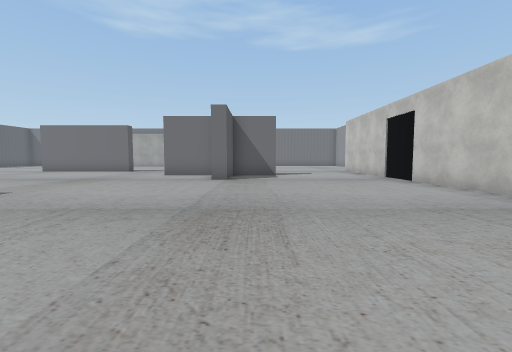
view 1 (above)

18 first-person views from a walk through a scene from a Unity 3-D project. The camera is 1.4 m above the floor, tilts 4° down and sees 90° across. The floor is counted in squares, 2 m on a side. Each view is taken from the middle of a square. On the plan, view 1 faces up. The plan holds only what a view shows up to about 9 squares ahead; the rest is blank. The place goes on beyond the plan. The player is left out. Some animated figures are left out. Some surface patterns are stand-ins.

view 2
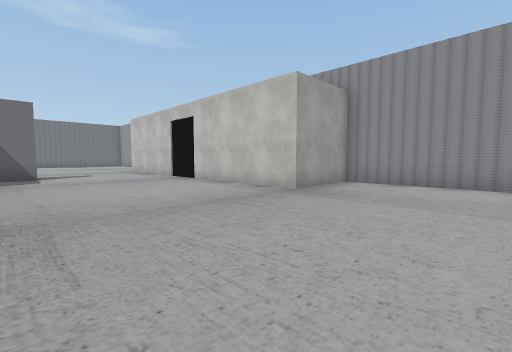

view 3
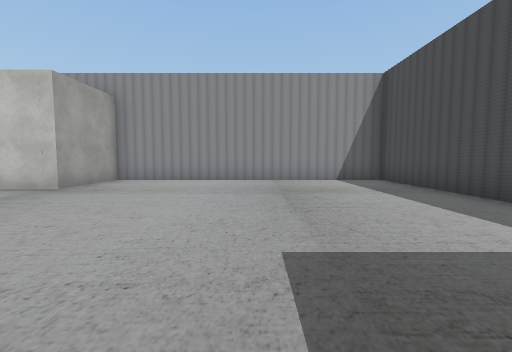

view 4
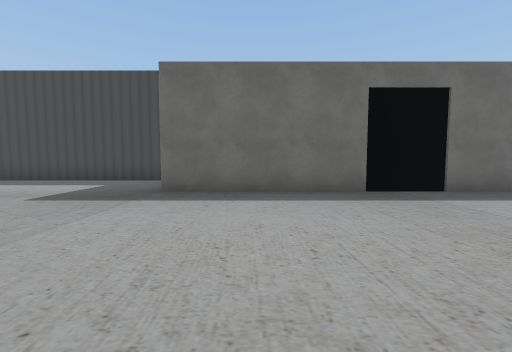

view 5
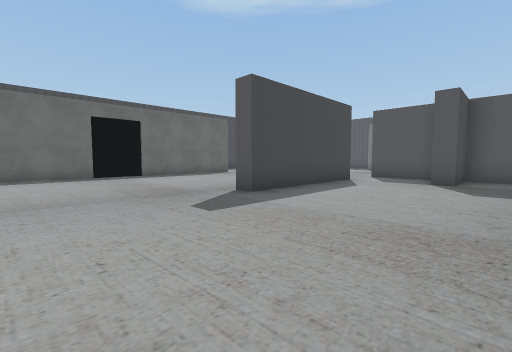

view 6
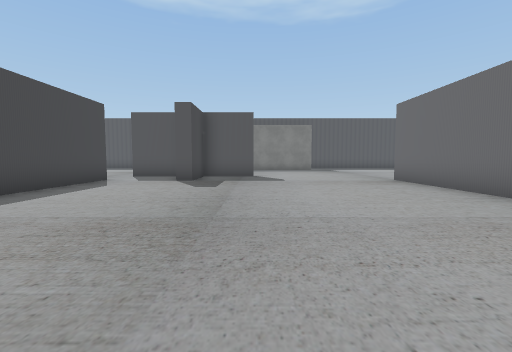

view 7
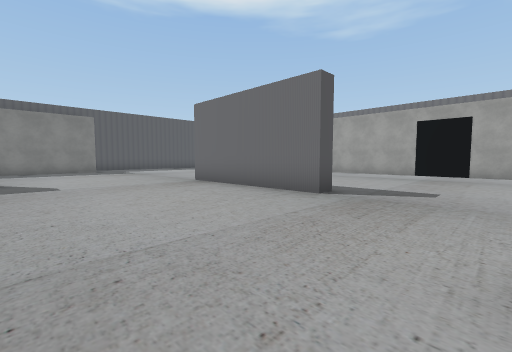

view 8
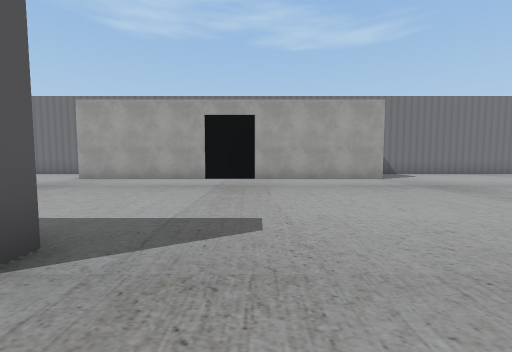

view 9
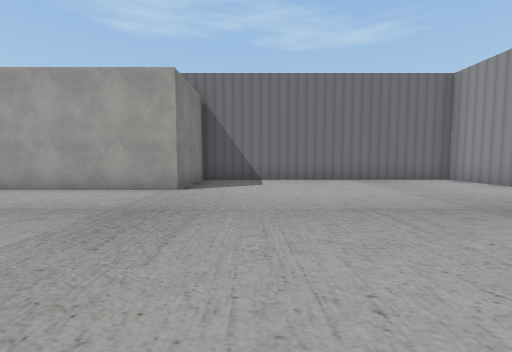

view 10
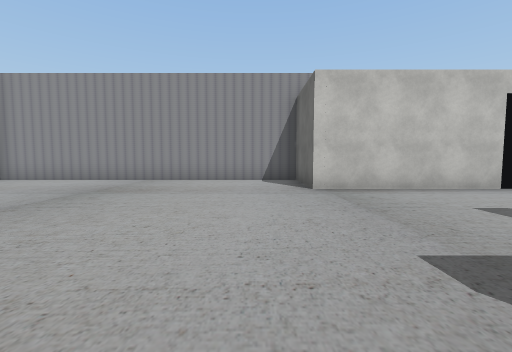

view 11
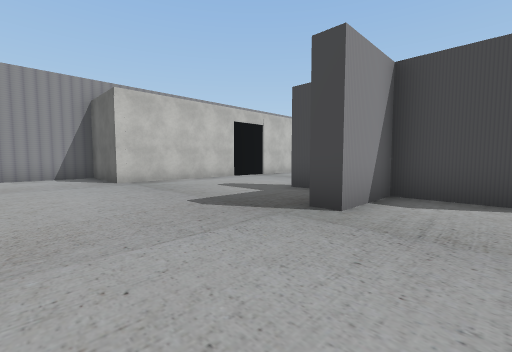

view 12
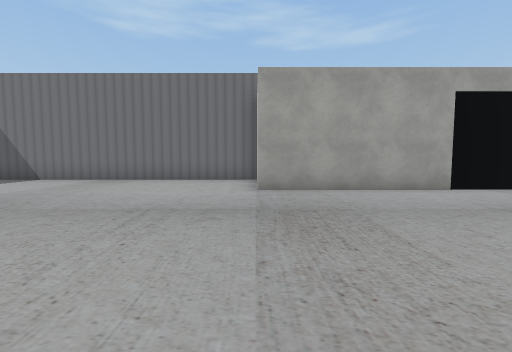

view 13
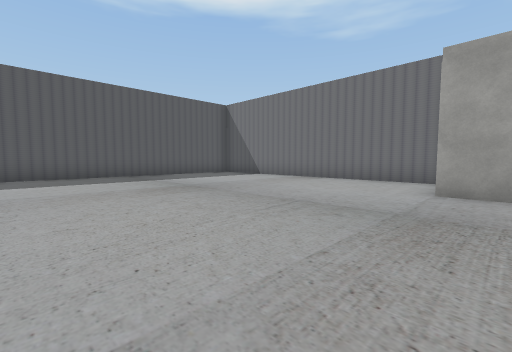

view 14
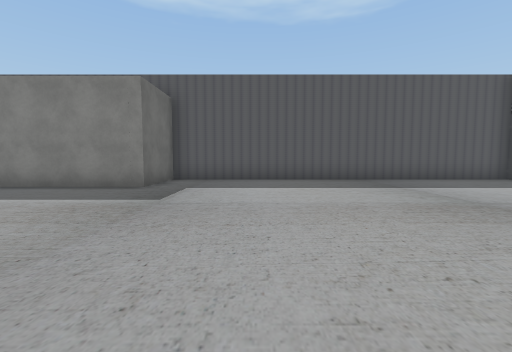

view 15
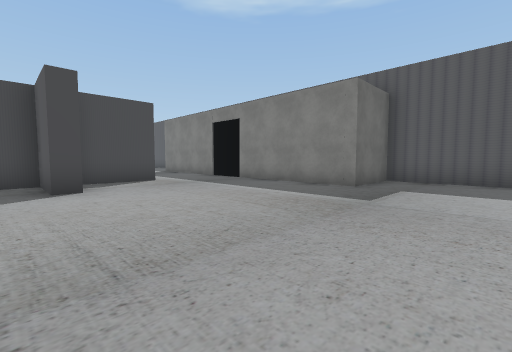

view 16
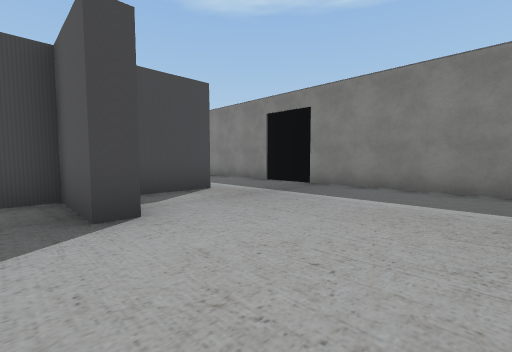

view 17
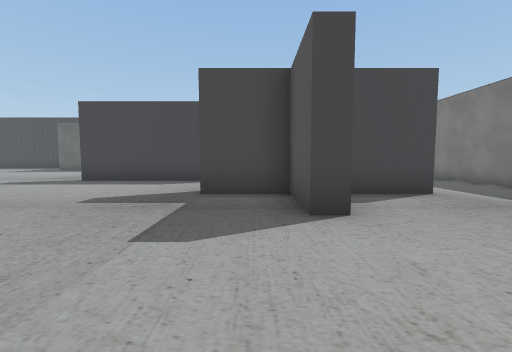

view 18
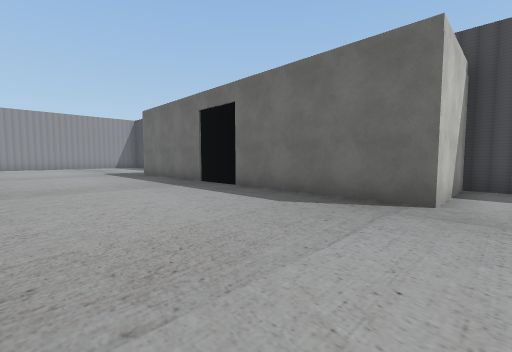

### Floor plan
Points are (right, up) in squares from view 1. A wall is a line through its corners. A room is listed if a view was taken in it or the views show most of it. See-through windows are left out.
Room 1 (views 1, 2, 3, 4, 5, 6, 7, 8, 9, 10, 11, 12, 13, 14, 15, 16, 17, 18)
walls: (-3.1, 11) (-1.4, 11) (-1.4, 12.8) (-0.9, 12.8); (-6.7, 14) (-6.7, 13.5) (-11.2, 13.5); (-0.9, 9) (-0.9, 8.3) (-1.5, 8.3); (-13.2, 8.9) (-12.7, 8.9) (-12.7, 7) (-10.9, 7) (-10.9, 6.5); (-12.7, 6.2) (-12.7, 4.9); (-11.2, 4.2) (-6.7, 4.2) (-6.7, 3.6); (0.2, 11) (0.9, 11); (0.9, 10.5) (0, 10.5); (-15.5, 7) (-13.5, 7); (-10.9, 23.3) (-20.4, 23.3) (-20.4, 12.3) (-18.2, 12.3) (-18.2, 3.1); (-12.1, -5) (-11.3, -5) (-11.3, -2.3) (-1, -2.3); (-0.1, -5) (7.2, -5) (7.2, 3.5) (4.8, 3.5) (4.8, 13.7) (7.2, 13.7) (7.2, 23.3) (-0.7, 23.3) (-0.7, 20.6) (-11, 20.6)

Positions as (right, up) in squares from view 1, and headings:
1: (0, 0), facing up
2: (0, 0), facing up-right
3: (-1, -1), facing right
4: (-3, 3), facing down
5: (-3, 8), facing down-left
6: (-3, 9), facing left
7: (-4, 9), facing up-left
8: (-5, 12), facing up
9: (1, 15), facing up
10: (-1, 15), facing right
11: (-3, 16), facing down-right
12: (-11, 15), facing up
13: (-10, 15), facing up-left
14: (-12, 15), facing left
15: (-12, 15), facing down-left
16: (-12, 12), facing down-left
17: (-12, 12), facing down
18: (-12, 2), facing down-right
